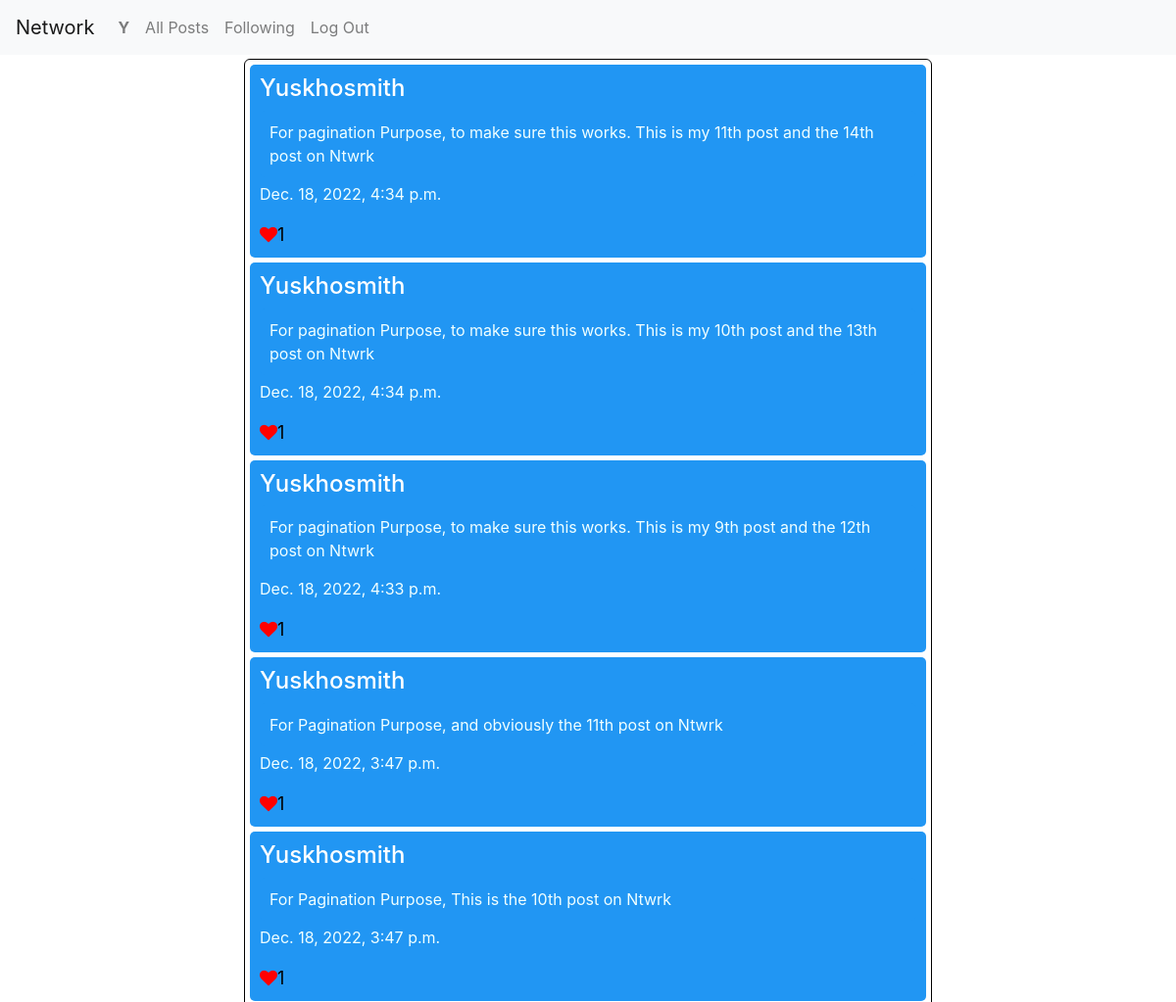
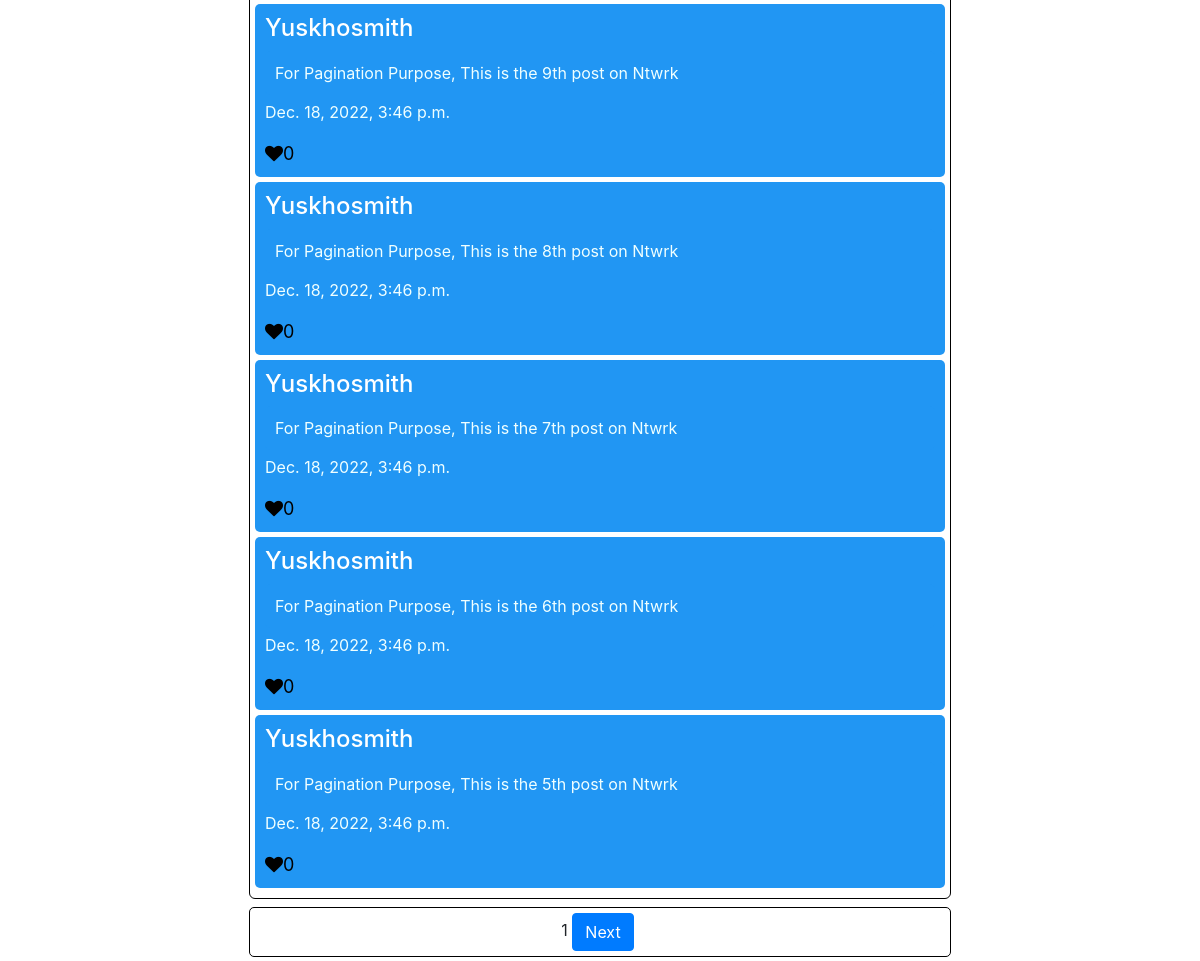
Page /following/ (signed in) on the committed database (2 pictures, top to bottom).
### network/models.py (models this page shows, shortened)
class User(AbstractUser):
    pass

class Post(models.Model):
    user = models.ForeignKey(User, on_delete=models.CASCADE, related_name="posts")
    post = models.TextField()
    timestamp = models.DateTimeField(auto_now_add=True)
    liked = models.ManyToManyField(User, default=None, blank=True, related_name='liked_posts')

### network/views.py (the view)
# urls.py: path("following/", views.following, name="following"),
@login_required
def following(request):
    user = User.objects.get(pk=request.user.id)
    user_following = Following.objects.filter(user=user).all()
    posts = Post.objects.all().order_by('-id')
    user_list =[]
    for u in user_following:
        user_list.append(User.objects.get(username=u.following))
    posts_tbd = []
    for post in posts:
        if post.user in user_list:
            posts_tbd.append(post)
    page_obj = paginator_handler(request, posts_tbd)
    ctx = {
        "posts": page_obj
    }
    return render(request, "network/following.html", ctx)

### network/views.py (called while the page is built)
def paginator_handler(request, posts):
    p = Paginator(posts, 10)
    page_number = request.GET.get('page')
    try:
        page_obj = p.get_page(page_number)  # returns the desired page object
    except PageNotAnInteger:
        page_obj = p.page(1)
    except EmptyPage:
        page_obj = p.page(p.num_pages)
    return page_obj

### network/templates/network/following.html (shortened to what this page needs)
{% extends "network/layout.html" %}
{% block body %}
    <div class="b">
        <section class="posts">
            {% for post in posts %}
                <div class="post" id="{{post.id}}">
                    <h4><a href="{% url 'profile' post.user %}">{{post.user}}</a></h4>
                    <div id="post-handler">
                        <p class="post">{{post.post}}</p>
                    </div>
                    <p>{{post.timestamp}}</p>
                    {% if user.is_authenticated %}
                        <div id="like-handler">
                            {% if user in post.liked.all %}
                                <a id="like" data-count="{{post.liked.all.count}}"  data-value="unlike"><i class="red fa fa-heart"></i><span id="liked{{post.id}}">{{post.liked.all.count}}</a>
                            {% else %}
                                <a id="like" data-count="{{post.liked.all.count}}"  data-value="like"><i class="black fa fa-heart"></i><span id="liked{{post.id}}">{{post.liked.all.count}}</a>
                            {% endif %}
                        </div>
                    {% endif %}
                </div>
            {% endfor %}
        </section>
        <section class="pagination">
            <center>
                <span>{{posts.number}}</span>
                {%if posts.has_next %}
                    <a class="btn btn-primary" href="?page={{posts.next_page_number}}">Next</a>
                {% endif %}
            </center>
        </section>
    </div>
{% endblock %}

### network/templates/network/layout.html (shortened to what this page needs)
{% load static %}
<!DOCTYPE html>
<html lang="en">
    <head>
        <link rel="stylesheet" href="https://stackpath.bootstrapcdn.com/bootstrap/4.4.1/css/bootstrap.min.css">
        <link href="{% static 'network/styles.css' %}" rel="stylesheet">
        <link rel="stylesheet" href="https://cdnjs.cloudflare.com/ajax/libs/font-awesome/4.7.0/css/font-awesome.min.css">
    </head>
    <body>
        <nav class="navbar navbar-expand-lg navbar-light bg-light">
            <a class="navbar-brand" href="{% url 'index' %}">Network</a>
            <div>
              <ul class="navbar-nav mr-auto">
                {% if user.is_authenticated %}
                    <li class="nav-item">
                        <a class="nav-link" href="{% url 'profile' user.username %}"><strong>{{ user.username }}</strong></a>
                    </li>
                {% endif %}
                <li class="nav-item">
                  <a class="nav-link" href="{% url 'index' %}">All Posts</a>
                </li>
                {% if user.is_authenticated %}
                    <li class="nav-item">
                        <a class="nav-link" href="{% url 'following' %}">Following</a>
                    </li>
                    <li class="nav-item">
                        <a class="nav-link" href="{% url 'logout' %}">Log Out</a>
                    </li>
                {% endif %}
              </ul>
            </div>
          </nav>
        <div class="body">
            {% block body %}
            {% endblock %}
        </div>
    </body>
</html>

### network/static/network/styles.css (style rules this page uses)
.b { display: flex; align-items: center; justify-content: center; max-width: 700px; margin: auto; flex-direction: column; }
section { margin: 5px; outline: 1px black solid; padding: 5px; border-radius: 5px; width: 100%; }
.post { background-color: #2196f3; padding: 10px; margin-bottom: 5px; border-radius: 5px; color: azure; }
.post > h4 a { text-decoration: none; color: white; }
#like { text-decoration: none; color: #000;; font-size: 18px; }
.red { color: red; }
.black { color: black; }
.pagination center { margin: auto; }

### rows in the picture
User: username "Y"
Post: user "Yuskhosmith", post "For pagination Purpose, to make sure this works. This is my 11th post and the 14th post on Ntwrk", timestamp "Dec. 18, 2022, 4:34 p.m.", liked.all.count "1"
Post: user "Yuskhosmith", post "For pagination Purpose, to make sure this works. This is my 10th post and the 13th post on Ntwrk", timestamp "Dec. 18, 2022, 4:34 p.m.", liked.all.count "1"
Post: user "Yuskhosmith", post "For pagination Purpose, to make sure this works. This is my 9th post and the 12th post on Ntwrk", timestamp "Dec. 18, 2022, 4:33 p.m.", liked.all.count "1"
Post: user "Yuskhosmith", post "For Pagination Purpose, and obviously the 11th post on Ntwrk", timestamp "Dec. 18, 2022, 3:47 p.m.", liked.all.count "1"
Post: user "Yuskhosmith", post "For Pagination Purpose, This is the 10th post on Ntwrk", timestamp "Dec. 18, 2022, 3:47 p.m.", liked.all.count "1"
Post: user "Yuskhosmith", post "For Pagination Purpose, This is the 9th post on Ntwrk", timestamp "Dec. 18, 2022, 3:46 p.m.", liked.all.count "0"
Post: user "Yuskhosmith", post "For Pagination Purpose, This is the 8th post on Ntwrk", timestamp "Dec. 18, 2022, 3:46 p.m.", liked.all.count "0"
Post: user "Yuskhosmith", post "For Pagination Purpose, This is the 7th post on Ntwrk", timestamp "Dec. 18, 2022, 3:46 p.m.", liked.all.count "0"
Post: user "Yuskhosmith", post "For Pagination Purpose, This is the 6th post on Ntwrk", timestamp "Dec. 18, 2022, 3:46 p.m.", liked.all.count "0"
Post: user "Yuskhosmith", post "For Pagination Purpose, This is the 5th post on Ntwrk", timestamp "Dec. 18, 2022, 3:46 p.m.", liked.all.count "0"

### other values in the picture
{{ posts.number }} "1"
